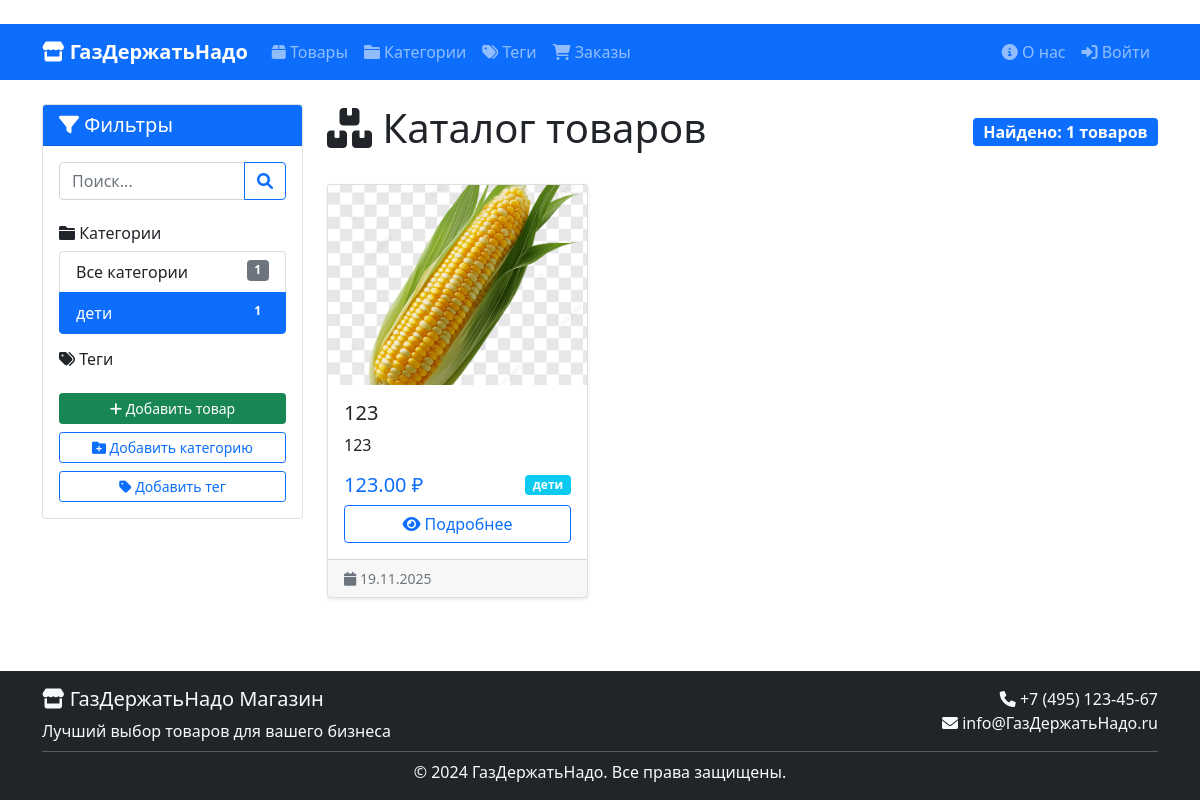
/?category=1, run on the app's committed database.
### services/models.py (models this page shows, shortened)
class Category(models.Model):
    name = models.CharField(max_length=200, verbose_name="Название категории")
    description = models.TextField(blank=True, verbose_name="Описание")
    created_at = models.DateTimeField(auto_now_add=True, verbose_name="Дата создания")
    class Meta:
        verbose_name = "Категория"
        verbose_name_plural = "Категории"
        ordering = ['name']

class Product(models.Model):
    name = models.CharField(max_length=200, verbose_name="Название товара")
    description = models.TextField(verbose_name="Описание")
    price = models.DecimalField(
        max_digits=10,
        decimal_places=2,
        verbose_name="Цена",
        validators=[MinValueValidator(0)]
    )
    image = models.ImageField(
        upload_to='products/%Y/%m/%d/',
        blank=True,
        null=True,
        verbose_name="Изображение"
    )
    category = models.ForeignKey(
        Category,
        on_delete=models.CASCADE,
        related_name='products',
        verbose_name="Категория"
    )
    tags = models.ManyToManyField(
        Tag,
        blank=True,
        related_name='products',
        verbose_name="Теги"
    )
    created_at = models.DateTimeField(auto_now_add=True, verbose_name="Дата создания")
    updated_at = models.DateTimeField(auto_now=True, verbose_name="Дата обновления")
    is_deleted = models.BooleanField(default=False, verbose_name="Логическое удаление")
    class Meta:
        verbose_name = "Товар"
        verbose_name_plural = "Товары"
        ordering = ['-created_at']
        indexes = [
            models.Index(fields=['created_at']),
            models.Index(fields=['price']),
            models.Index(fields=['is_deleted']),
        ]

### services/views.py (the view)
# urls.py: path('', views.product_list, name='product_list'),
def product_list(request):
    products = Product.objects.filter(is_deleted=False).select_related('category').prefetch_related('tags')
    category_id = request.GET.get('category')
    tag_id = request.GET.get('tag')
    search_query = request.GET.get('q')
    if category_id:
        products = products.filter(category_id=category_id)
    if tag_id:
        products = products.filter(tags__id=tag_id)
    if search_query:
        products = products.filter(
            Q(name__icontains=search_query) |
            Q(description__icontains=search_query)
        )
    paginator = Paginator(products, 9)
    page_number = request.GET.get('page')
    page_obj = paginator.get_page(page_number)
    categories = Category.objects.annotate(
        active_products_count=Count('products', filter=Q(products__is_deleted=False))
    )
    tags = Tag.objects.annotate(
        active_products_count=Count('products', filter=Q(products__is_deleted=False))
    )
    context = {
        'page_obj': page_obj,
        'categories': categories,
        'tags': tags,
        'total_products': products.count(),
    }
    return render(request, 'services/product_list.html', context)

### templates/services/product_list.html (shortened to what this page needs)
﻿{% extends 'base.html' %}
{% block content %}
<div class="row">
    <div class="col-lg-3 mb-4">
        <div class="card">
            <div class="card-header bg-primary text-white">
                <h5 class="mb-0"><i class="fas fa-filter"></i> Фильтры</h5>
            </div>
            <div class="card-body">
                <form method="get" class="mb-4">
                    <div class="input-group">
                        <input type="text" name="q" class="form-control" placeholder="Поиск..."
                               value="{{ request.GET.q }}">
                        <button class="btn btn-outline-primary" type="submit">
                            <i class="fas fa-search"></i>
                        </button>
                    </div>
                </form>
                <h6><i class="fas fa-folder"></i> Категории</h6>
                <div class="list-group mb-3">
                    <a href="{% url 'product_list' %}"
                       class="list-group-item list-group-item-action {% if not request.GET.category %}active{% endif %}">
                        Все категории
                        <span class="badge bg-secondary float-end">{{ total_products }}</span>
                    </a>
                    {% for category in categories %}
                    <a href="{% url 'product_list' %}?category={{ category.id }}"
                       class="list-group-item list-group-item-action {% if request.GET.category == category.id|stringformat:'i' %}active{% endif %}">
                        {{ category.name }}
                        <span class="badge bg-primary float-end">{{ category.active_products_count }}</span>
                    </a>
                    {% endfor %}
                </div>
                <h6><i class="fas fa-tags"></i> Теги</h6>
                <div class="d-grid gap-2">
                    <a href="{% url 'product_create' %}" class="btn btn-success btn-sm">
                        <i class="fas fa-plus"></i> Добавить товар
                    </a>
                    <a href="{% url 'category_create' %}" class="btn btn-outline-primary btn-sm">
                        <i class="fas fa-folder-plus"></i> Добавить категорию
                    </a>
                    <a href="{% url 'tag_create' %}" class="btn btn-outline-primary btn-sm">
                        <i class="fas fa-tag"></i> Добавить тег
                    </a>
                </div>
            </div>
        </div>
    </div>
    <div class="col-lg-9">
        <div class="d-flex justify-content-between align-items-center mb-4">
            <h1><i class="fas fa-boxes"></i> Каталог товаров</h1>
            <span class="badge bg-primary fs-6">
                Найдено: {{ page_obj.paginator.count }} товаров
            </span>
        </div>
        {% if page_obj %}
        <div class="row">
            {% for product in page_obj %}
            <div class="col-md-6 col-xl-4 mb-4">
                <div class="card h-100 product-card shadow-sm">
                    {% if product.image %}
                    <img src="{{ product.image.url }}" class="card-img-top" alt="{{ product.name }}">
                    {% else %}
                    <div class="card-img-top bg-light d-flex align-items-center justify-content-center text-muted" style="height: 200px;">
                        <i class="fas fa-image fa-3x"></i>
                    </div>
                    {% endif %}
                    <div class="card-body d-flex flex-column">
                        <h5 class="card-title">{{ product.name }}</h5>
                        <p class="card-text flex-grow-1">{{ product.description|truncatewords:20 }}</p>
                        <div class="mt-auto">
                            <div class="d-flex justify-content-between align-items-center mb-2">
                                <span class="h5 text-primary mb-0">{{ product.price }} ₽</span>
                                <span class="badge bg-info">{{ product.category.name }}</span>
                            </div>
                            <div class="d-grid">
                                <a href="{% url 'product_detail' product.pk %}" class="btn btn-outline-primary">
                                    <i class="fas fa-eye"></i> Подробнее
                                </a>
                            </div>
                        </div>
                    </div>
                    <div class="card-footer text-muted small">
                        <i class="fas fa-calendar"></i> {{ product.created_at|date:"d.m.Y" }}
                    </div>
                </div>
            </div>
            {% endfor %}
        </div>
        {% endif %}
    </div>
</div>
{% endblock %}

### templates/base.html (style rules this page uses)
.card-img-top { height: 200px; object-fit: cover; }
.product-card { transition: transform 0.2s; }

### data on the page
Category: name "дети", active_products_count "1"
Product: image (picture), name "123", description "123", price "123.00", category.name "дети", created_at "19.11.2025"

### other printed values
{{ total_products }} "1"
{{ page_obj.paginator.count }} "1"
